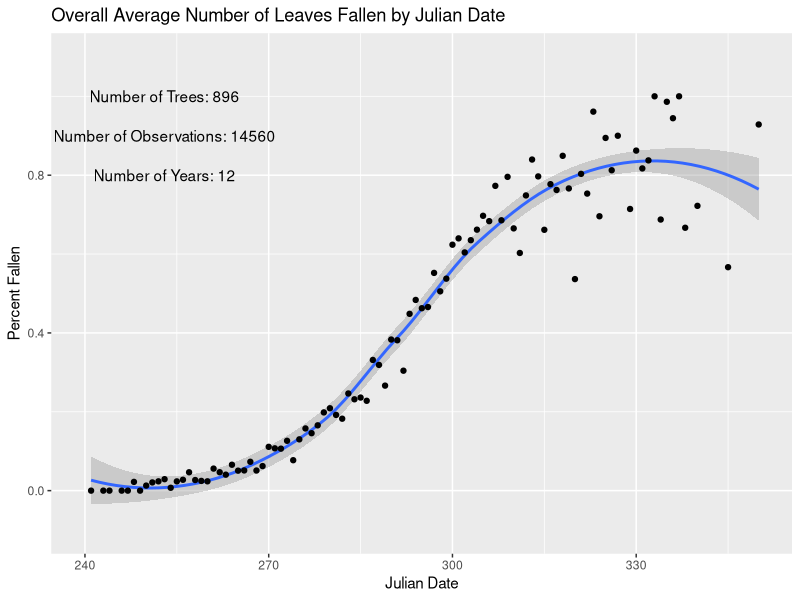
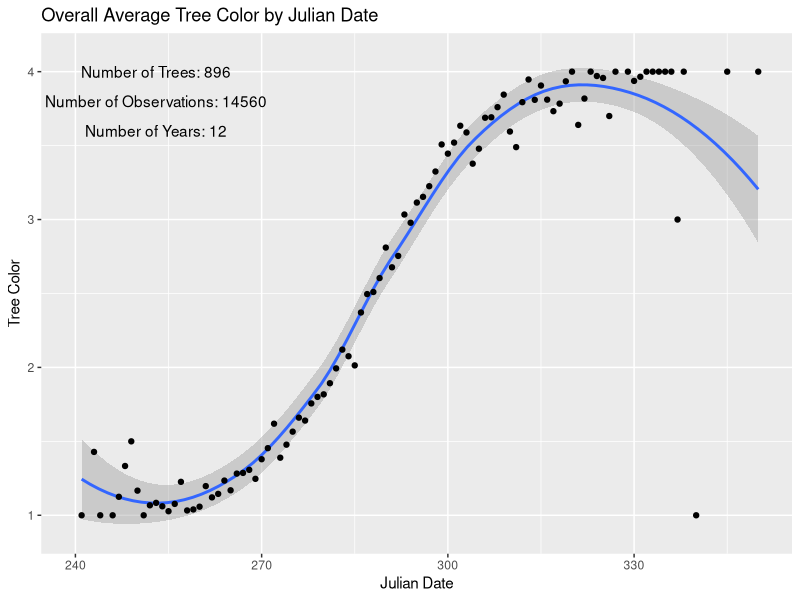
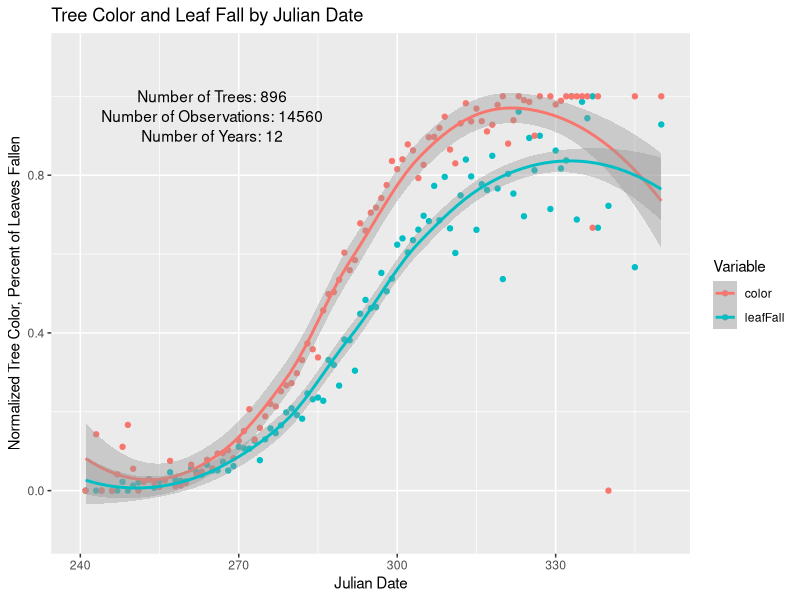
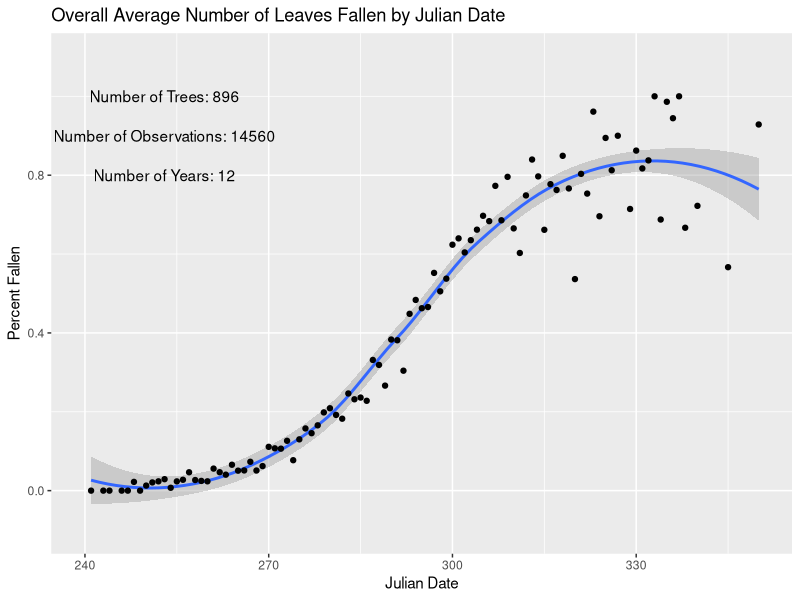
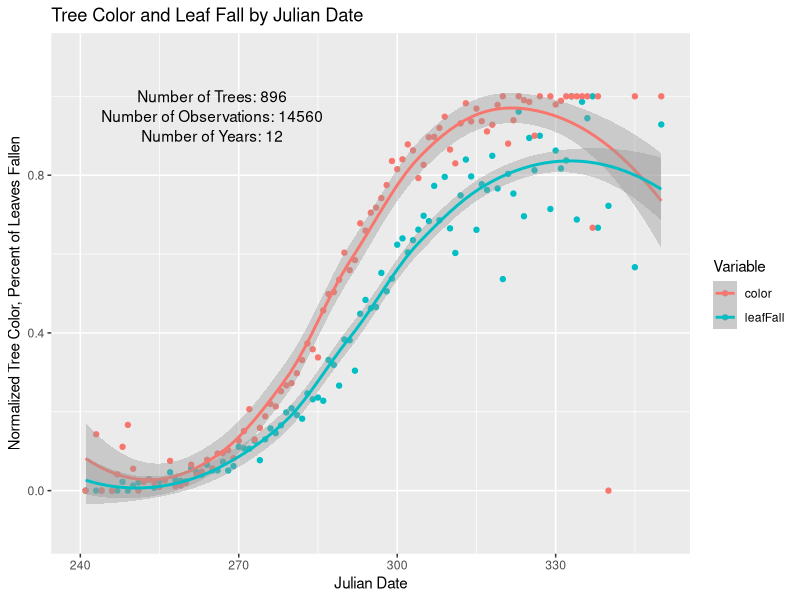

The R source for these figures, in order: (Note: this script raises an error after producing the figures.)
# HARVARD FOREST SCHOOLYARD ECOLOGY DATA ANALYSIS
# Data taken winter 2015-16 from http://harvardforest2.fas.harvard.edu/asp/hf/php/k12/k12_data.php
# Code by Nate Edelman

# Each data section (eg Fall Phenology Data) is self-contained. 
# Environmental variables should be cleared when switching from one section to the next to avoid 
#    mistakes due to re-used variable names

# Questions: are trees/pools/streams consistent across years within each teacher? school? 

#######################################################

#uncomment install lines if packages not yet installed
#install.packages("ggplot2")
#install.packages("reshape2")
library("ggplot2")
library("reshape2")

############################################
###### Fall Phenology Data ############
############################################

################### Formatting ########################

#read in the fall phenology data
fallPheno=read.csv("data/fall_phenology.csv")

#read in the species code info
speciesCodes=read.csv("data/species_codes.csv")

#give a unique identifier to each tree
fallPheno$schoolNum=as.numeric(as.factor(fallPheno$School.Code))
#In case schools accidentally gave the same ID to different trees of different species
fallPheno$speciesNum=as.numeric(as.factor(fallPheno$Species.Code))
fallPheno$uniqTreeID=(fallPheno$schoolNum*100 + fallPheno$Tree.ID+fallPheno$speciesNum)

#Get year as an identifier
fallPheno$Date=as.Date(fallPheno$Date)
fallPheno$Year=format(fallPheno$Date, "%Y")

#associate the tres with species
vec <- c()
for (i in seq(1,length(fallPheno$Species.Code))){
  tryCatch(vec[i] <- (which(speciesCodes$Species.Code==as.character(fallPheno$Species.Code[i]))), 
           error=function(e){vec[i] <- 89})
  }

#Assign Scientific names to each tree
SciNames = as.character(speciesCodes[vec,3])
splitNames=strsplit(SciNames, " ")
genusVec = c()
speciesVec=c()
for(i in seq(1,length(splitNames))){
  genusVec[i]=splitNames[i][[1]][1]
  speciesVec[i]=splitNames[i][[1]][2]
}
fallPheno$genus = genusVec
fallPheno$species = speciesVec
fallPheno$Tree.Color=as.numeric(as.character(fallPheno$Tree.Color))

#Get Fallen leaves as a percentage of total leaves
#First, correct the entries that were put in incorrectly. these were all done by TCS Donnelly, and they should all have a total of 12 leaves
for (i in seq(1, nrow(fallPheno))){
  if(is.na(fallPheno[i,]$Fallen.Leaves)){
    fallPheno[i,]$Fallen.Leaves = 0
  }
  if(is.na(fallPheno[i,]$Total.Leaves)){
    fallPheno[i,]$Total.Leaves = 0
  }
  if(fallPheno[i,]$Total.Leaves < fallPheno[i,]$Fallen.Leaves){
    fallPheno[i,]$Fallen.Leaves = fallPheno[i,]$Total.Leaves
    fallPheno[i,]$Total.Leaves = 12
  }
}

#some trees were recorded as never having lost leaves. These should be removed.
neverFellTeacher <- c()
neverFellTreeID <- c()
neverFellTree <- c()
neverFellYear <- c()
for (i in unique(fallPheno$uniqTreeID)){
  singleTree <- subset(fallPheno, uniqTreeID==i)
  for (j in unique(singleTree$Year)){
    singleYear <- subset(singleTree, Year==j)
    if (max(singleYear$Fallen.Leaves) == 0 & max(singleYear$Total.Leaves)>0 ){
      neverFellTree <- c(neverFellTree, i)
      neverFellYear <- c(neverFellYear, j)
      neverFellTeacher <- c(neverFellTeacher, as.character(unique(singleYear$Teacher)))
      neverFellTreeID <- c(neverFellTreeID, unique(singleYear$Tree.ID))
    }
  }
}

unWantedRows <- c()
for (i in seq(1,length(neverFellTree))){
  unWantedRows <- c(unWantedRows, which(fallPheno$uniqTreeID==neverFellTree[i] & fallPheno$Year == neverFellYear[i]))
}

# fallPheno <- fallPheno[-unWantedRows,]
fallPheno$pctFallen=fallPheno$Fallen.Leaves/fallPheno$Total.Leaves

############# GRAPHING ######################

####################General Graphing Functions and preparation#############################################

graphingFrame=data.frame(julDate=fallPheno$Julian, pctFallen=fallPheno$pctFallen, leafColor=fallPheno$Tree.Color, genus=fallPheno$genus, species=fallPheno$species, year=fallPheno$Year)
attach(graphingFrame)
sorted=graphingFrame[order(julDate),]
allDates=unique(sorted$julDate)

overallStatFrame=fallPheno[order(fallPheno$uniqTreeID),]
numTrees=length(unique(overallStatFrame$uniqTreeID))
numObs=length(overallStatFrame$uniqTreeID)
numYears=length(unique(overallStatFrame$Year))

overviewInfo <- function(data, column, allDates){
  allAverages=c()
  for (date in allDates){
    allVals=subset(data, julDate==date)[column][[1]]
    avg=mean(allVals, na.rm=TRUE)
    allAverages=c(allAverages,avg)
  }
  return(allAverages)
}

######################fallen leaves as percent of total leaves, by Julian date,##############################

#correctlyDone=subset(sorted, pctFallen <=1)

fallenAverages=overviewInfo(sorted,"pctFallen",allDates)
overallAvgFallen=data.frame(julDate=allDates, values=fallenAverages)

#Smoothed Line
graph1=ggplot() +
  stat_smooth(data=overallAvgFallen, aes(x=julDate, y=values)) +
  geom_point(data=overallAvgFallen, aes(x=julDate, y=values)) +
  scale_y_continuous(limits=c(-.1, 1.1)) +
  scale_x_continuous(limits=c(240, 350)) +
  annotate("text", x = 253, y = 1.0, label = paste0("Number of Trees: ", numTrees)) +
  annotate("text", x = 253, y = 0.9, label = paste0("Number of Observations: ",numObs))+
  annotate("text", x = 253, y = 0.8, label = paste0("Number of Years: ",numYears))+
  labs(title="Overall Average Number of Leaves Fallen by Julian Date", x ="Julian Date", y="Percent Fallen")
ggsave(graph1, filename = "leafFallOverall.png")
graph1

####################### Tree Color as percent of total leaves, by Julian Date ----

sorted$leafColor=as.numeric(as.character(sorted$leafColor))
colorAverages=overviewInfo(sorted,"leafColor",allDates)
overallAvgColor=data.frame(julDate=allDates, values=colorAverages)

graph2=ggplot() +
  stat_smooth(data=overallAvgColor, aes(x=julDate, y=values)) +
  geom_point(data=overallAvgColor, aes(x=julDate, y=values)) +
  scale_y_continuous(limits=c(0.9, 4.1)) +
  scale_x_continuous(limits=c(240, 350)) +
  annotate("text", x = 253, y = 4.0, label = paste0("Number of Trees: ", numTrees)) +
  annotate("text", x = 253, y = 3.8, label = paste0("Number of Observations: ",numObs))+
  annotate("text", x = 253, y = 3.6, label = paste0("Number of Years: ",numYears))+
  labs(title="Overall Average Tree Color by Julian Date", x ="Julian Date", y="Tree Color")
#ggsave(graph1, filename = "treeColorOverall.png")
graph2

######################## Tree Color and Leaf fall Combined ###################


combiDate=rep(allDates,2)

fallenAverages=overviewInfo(sorted,"pctFallen",allDates)
colorAverages=overviewInfo(sorted,"leafColor",allDates)
reScaledColors=(colorAverages-1)/3
combiValue=c(fallenAverages,reScaledColors)

combiVariable=c(rep("leafFall", length(allDates)), rep("color", length(allDates)))

combinedFrame=data.frame(combiDate,combiValue,combiVariable)
usable=subset(combinedFrame, combiValue<2)

graph1 <- ggplot() + 
  geom_point(data=usable, aes(x=combiDate, y=combiValue, colour=combiVariable)) + 
  stat_smooth(data=usable, formula=y~x, aes(x=combiDate, y=combiValue, colour=combiVariable)) + 
  scale_y_continuous(limits=c(-.1, 1.1)) +
  scale_x_continuous(limits=c(240, 350)) +
  annotate("text", x = 265, y = 1.0, label = paste0("Number of Trees: ", numTrees)) +
  annotate("text", x = 265, y = 0.95, label = paste0("Number of Observations: ",numObs)) +
  annotate("text", x = 265, y = 0.9, label = paste0("Number of Years: ",numYears)) +
  labs(title="Tree Color and Leaf Fall by Julian Date", x="Julian Date", y="Normalized Tree Color, Percent of Leaves Fallen", colour="Variable")
ggsave(graph1,filename="combinedOverall.png")
graph1

######################By Genus Graphing Functions and preparation#############################################

byGenera=graphingFrame[order(graphingFrame$genus),]
allGenera=unique(as.character(byGenera$genus))

#Get info on the amount of data we have on each genus
genusInfoFrame=data.frame(Genus=c("numTrees", "numObs", "numYears"))
for (i in 1:length(allGenera)){
  thisFrame=subset(fallPheno, fallPheno$genus==allGenera[i])
  uniques=unique(thisFrame$uniqTreeID)
  numTrees=length(uniques)
  numObs=nrow(thisFrame)
  numYears=length(unique(thisFrame$Year))
  genusInfoFrame[allGenera[i]] <- c(numTrees,numObs, numYears)
}

#set up data frame
byGenusFrame=data.frame(Date=allDates)
for (i in 1:length(allGenera)){
  byGenusFrame[i+1] <- rep(0,length(allDates))
}
colnames(byGenusFrame) <- c("Date", allGenera)


f <- function(index,genusList, dateList, column){
  allVals=subset(sorted, genus==genusList[index])
  thisGenus=c()
  for (date in dateList){
    thisDate=subset(allVals, julDate==date)[column][[1]]
    avg=mean(thisDate, na.rm=TRUE)
    thisGenus=c(thisGenus,avg)
  }
  return (thisGenus)
}

######################fallen leaves as percent of total leaves, by Julian date, by Genus######################

#correctlyDone=subset(sorted, pctFallen <=1)

for (i in 1:length(allGenera)){
  byGenusFrame[i+1] <- f(i,allGenera,allDates, "pctFallen")
}

#plot each species on its own graph

p <- function(x){
  nm=names(x)
  for (i in 2:length(nm)){
    plots <- ggplot(data=x, aes(x=Date)) + aes_string(y = nm[i]) + geom_point() + stat_smooth()+
      scale_y_continuous(limits=c(-.1, 1.1)) +
      scale_x_continuous(limits=c(240, 350)) +
      annotate("text", x = 253, y = 1.0, label = paste0("Number of Trees: ", genusInfoFrame[1,i])) +
      annotate("text", x = 253, y = 0.9, label = paste0("Number of Observations: ",genusInfoFrame[2,i])) +
      annotate("text", x = 253, y = 0.8, label = paste0("Number of Years: ",genusInfoFrame[3,i])) +
      labs(title=paste0("Average Number of Leaves Fallen by Julian Date, ", nm[i]), x="Julian Date", y="Percent Fallen")
    ggsave(plots,filename=paste("leafFall",nm[i],".png",sep=""))
  }
}
p(byGenusFrame)

#Plot all the species on one graph (big mess!)
#data_long <- melt(byGenusFrame, id="Date")

######################Tree color by Julian Date

graph1=ggplot() +
  stat_smooth(data=overallAvgColor, aes(x=julDate, y=values)) +
  geom_point(data=overallAvgColor, aes(x=julDate, y=values)) +
  scale_y_continuous(limits=c(0.9, 4.1)) +
  scale_x_continuous(limits=c(240, 350)) +
  annotate("text", x = 253, y = 4.0, label = paste0("Number of Trees: ", numTrees)) +
  annotate("text", x = 253, y = 3.7, label = paste0("Number of Observations: ",numObs))+
  labs(title="Overall Average Tree Color by Julian Date", x ="Julian Date", y="Percent Fallen")+
  stat_smooth(data=overallAvgFallen, aes(x=julDate, y=values*3+1, colour="red"))
graph1

###################### tree color as percent of total leaves, by Julian date, by Genus########################

for (i in 1:length(allGenera)){
  byGenusFrame[i+1] <- f(i,allGenera,allDates, "leafColor")
}

#plot each species on its own graph

p <- function(x){
  nm=names(x)
  for (i in 2:length(nm)){
    plots <- ggplot(data=x, aes(x=Date)) + aes_string(y = nm[i]) + geom_point() + stat_smooth()+
      scale_y_continuous(limits=c(0.9, 4.1)) +
      scale_x_continuous(limits=c(240, 350)) +
      annotate("text", x = 253, y = 4.0, label = paste0("Number of Trees: ", genusInfoFrame[1,i])) +
      annotate("text", x = 253, y = 3.8, label = paste0("Number of Observations: ",genusInfoFrame[2,i])) +
      annotate("text", x = 253, y = 3.6, label = paste0("Number of Years: ",genusInfoFrame[3,i])) +
      labs(title=paste0("Average Tree Color Score by Julian Date, ", nm[i]), x="Julian Date", y="Tree Color")
    ggsave(plots,filename=paste("treeColor",nm[i],".png",sep=""))
  }
}
p(byGenusFrame)

######################Tree Color and Leaf Fall Combined by Genus ###########################

#Set up tree color data frame
byGenusColor=data.frame(Date=allDates)
for (i in 1:length(allGenera)){
  byGenusColor[i+1] <- rep(0,length(allDates))
}
colnames(byGenusColor) <- c("Date", allGenera)

for (i in 1:length(allGenera)){
  byGenusColor[i+1] <- f(i,allGenera,allDates, "leafColor")
}

#Set up leaf fall data frame
byGenusLeafFall=data.frame(Date=allDates)
for (i in 1:length(allGenera)){
  byGenusLeafFall[i+1] <- rep(0,length(allDates))
}
colnames(byGenusLeafFall) <- c("Date", allGenera)

for (i in 1:length(allGenera)){
  byGenusLeafFall[i+1] <- f(i,allGenera,allDates, "pctFallen")
}

#Graph them together
p <- function(x,y){
  nm=names(x)
  for (i in 2:length(nm)){
    normalizedColor=(x[nm[i]][[1]]-1)/3
    leafFallData=y[nm[i]][[1]]
    thisFrame=data.frame(Date=rep(x$Date , 2), value=c(normalizedColor,leafFallData), variable=c(rep("Color",length(x$Date)),rep("leafFall",length(x$Date))))
    usable=subset(thisFrame, value<5)
    plots <- ggplot() + 
      geom_point(data=usable, aes(x=Date, y=value, colour=variable)) + 
      stat_smooth(data=usable, aes(x=Date, y=value, colour=variable)) + 
      scale_y_continuous(limits=c(-0.1, 1.1)) +
      scale_x_continuous(limits=c(240, 350)) +
      annotate("text", x = 253, y = 1.1, label = paste0("Number of Trees: ", genusInfoFrame[1,i])) +
      annotate("text", x = 253, y = 1.05, label = paste0("Number of Observations: ",genusInfoFrame[2,i])) +
      annotate("text", x = 253, y = 1.0, label = paste0("Number of Years: ",genusInfoFrame[3,i])) +
      labs(title=paste0("Average Tree Color and Leaf Fall by Julian Date, ", nm[i]), x="Julian Date", y="Normalized Tree Color Score, Percent of Leaves Fallen")
    ggsave(plots,filename=paste("combined",nm[i],".png",sep=""))
  }
}
p(byGenusColor, byGenusLeafFall)



############################################
###### Spring Phenology Data ############
############################################

################### Formatting ########################

#read in the spring phenology data
springPheno=read.csv("../spring_phenology.csv")

#read in the species code info
speciesCodes=read.csv("../species_codes.csv")

#give a unique identifier to each tree
springPheno$schoolNum=as.numeric(as.factor(springPheno$School.Code))
springPheno$uniqTreeID=(springPheno$schoolNum*100 + springPheno$Tree.ID)
springPheno$Date=as.Date(springPheno$Date)
springPheno$Year=format(springPheno$Date, "%Y")

#associate the trees with species
vec <- c()
for (i in seq(1,length(springPheno$Species.Code))){
  tryCatch(vec[i] <- (which(speciesCodes$Species.Code==as.character(springPheno$Species.Code[i]))), 
           error=function(e){vec[i] <- 89})
}

#Assign Scientific names to each tree
SciNames = as.character(speciesCodes[vec,3])
splitNames=strsplit(SciNames, " ")
genusVec = c()
speciesVec=c()
for(i in seq(1,length(splitNames))){
  genusVec[i]=splitNames[i][[1]][1]
  speciesVec[i]=splitNames[i][[1]][2]
}
springPheno$genus = genusVec
springPheno$species = speciesVec

#Get Open Buds as a percentage of total buds
springPheno$pctOpen=springPheno$Open.Buds/springPheno$Total.Buds

############# GRAPHING ######################

####################General Graphing Functions and preparation#############################################
graphingFrame=data.frame(julDate=springPheno$Julian, pctOpen=springPheno$pctOpen, leafLength=springPheno$Leaf.Length..cm., genus=springPheno$genus, species=springPheno$species, year=springPheno$Year)
attach(graphingFrame)
sorted=graphingFrame[order(julDate),]
allDates=unique(sorted$julDate)

overallStatFrame=springPheno[order(springPheno$uniqTreeID),]
numTrees=length(unique(overallStatFrame$uniqTreeID))
numObs=length(overallStatFrame$uniqTreeID)
numYears=length(unique(overallStatFrame$Year))

overviewInfo <- function(data, column, allDates){
  allAverages=c()
  for (date in allDates){
    allVals=subset(data, julDate==date)[column][[1]]
    avg=mean(allVals, na.rm=TRUE)
    allAverages=c(allAverages,avg)
  }
  return(allAverages)
}

###################### Open buds as percent of total buds, by Julian date,##############################

correctlyDone=subset(sorted, pctOpen <=1)

OpenAverages=overviewInfo(correctlyDone,"pctOpen",allDates)
overallAvgOpen=data.frame(julDate=allDates, values=OpenAverages)

#Smoothed Line
graph1=ggplot() +
  stat_smooth(data=overallAvgOpen, aes(x=julDate, y=values)) +
  geom_point(data=overallAvgOpen, aes(x=julDate, y=values)) +
  scale_y_continuous(limits=c(-.1, 1.1)) +
  scale_x_continuous(limits=c(75, 170)) +
  annotate("text", x = 90, y = 1.1, label = paste0("Number of Trees: ", numTrees)) +
  annotate("text", x = 90, y = 1.05, label = paste0("Number of Observations: ",numObs))+
  annotate("text", x = 90, y = 1, label = paste0("Number of Years: ",numYears))+
  labs(title="Overall Average Percent of Buds Open by Julian Date", x ="Julian Date", y="Percent Open")
ggsave(graph1, filename = "budOpenOverall.png")
graph1

###################### Leaf length by Julian Date ############################

leafAverages=overviewInfo(sorted,"leafLength",allDates)
overallAvgLength=data.frame(julDate=allDates, values=leafAverages)

graph2=ggplot() +
  stat_smooth(data=overallAvgLength, aes(x=julDate, y=values)) +
  geom_point(data=overallAvgLength, aes(x=julDate, y=values)) +
  #scale_y_continuous(limits=c(0.9, 4.1)) +
  scale_x_continuous(limits=c(75, 170)) +
  annotate("text", x = 90, y = 15, label = paste0("Number of Trees: ", numTrees)) +
  annotate("text", x = 90, y = 14, label = paste0("Number of Observations: ",numObs))+
  annotate("text", x = 90, y = 13, label = paste0("Number of Years: ",numYears))+
  labs(title="Overall Average Leaf Length by Julian Date", x ="Julian Date", y="Tree Color")
ggsave(graph2, filename = "leafLengthOverall.png")
graph2

######################## Open buds and leaf length Combined ###################


combiDate=rep(allDates,2)

openAverages=overviewInfo(sorted,"pctOpen",allDates)
lengthAverages=overviewInfo(sorted,"leafLength",allDates)
reScaledLengths=lengthAverages/max(lengthAverages, na.rm=TRUE)
combiValue=c(openAverages,reScaledLengths)

combiVariable=c(rep("budOpen", length(allDates)), rep("leafLength", length(allDates)))

combinedFrame=data.frame(combiDate,combiValue,combiVariable)
usable=subset(combinedFrame, combiValue<2)

graph1 <- ggplot() + 
  geom_point(data=usable, aes(x=combiDate, y=combiValue, colour=combiVariable)) + 
  stat_smooth(data=usable, aes(x=combiDate, y=combiValue, colour=combiVariable)) + 
  scale_y_continuous(limits=c(-.1, 1.1)) +
  scale_x_continuous(limits=c(75, 170)) +
  annotate("text", x = 90, y = 1.1, label = paste0("Number of Trees: ", numTrees)) +
  annotate("text", x = 90, y = 1.05, label = paste0("Number of Observations: ",numObs))+
  annotate("text", x = 90, y = 1, label = paste0("Number of Years: ",numYears))+
  labs(title="Bud Open and Leaf Length by Julian Date", x="Julian Date", y="Normalized Leaf Length, Percent of Buds Open", colour="Variable")
ggsave(graph1,filename="combinedSpringOverall.png")
graph1

######################By Genus Graphing Functions and preparation#############################################

byGenera=graphingFrame[order(graphingFrame$genus),]
allGenera=unique(as.character(byGenera$genus))

#Get info on the amount of data we have on each genus
genusInfoFrame=data.frame(Genus=c("numTrees", "numObs", "numYears"))
for (i in 1:length(allGenera)){
  thisFrame=subset(springPheno, springPheno$genus==allGenera[i])
  uniques=unique(thisFrame$uniqTreeID)
  numTrees=length(uniques)
  numObs=nrow(thisFrame)
  numYears=length(unique(thisFrame$Year))
  genusInfoFrame[allGenera[i]] <- c(numTrees,numObs, numYears)
}

#set up data frame
byGenusFrame=data.frame(Date=allDates)
for (i in 1:length(allGenera)){
  byGenusFrame[i+1] <- rep(0,length(allDates))
}
colnames(byGenusFrame) <- c("Date", allGenera)


f <- function(index,genusList, dateList, column){
  allVals=subset(sorted, genus==genusList[index])
  thisGenus=c()
  for (date in dateList){
    thisDate=subset(allVals, julDate==date)[column][[1]]
    avg=mean(thisDate, na.rm=TRUE)
    thisGenus=c(thisGenus,avg)
  }
  return (thisGenus)
}

###################### Open buds as percent of total buds, by Julian date, by Genus##############################

correctlyDone=subset(sorted, pctOpen<=1)

for (i in 1:length(allGenera)){
  byGenusFrame[i+1] <- f(i,allGenera,allDates, "pctOpen")
}

#plot each species on its own graph

p <- function(x){
  nm=names(x)
  for (i in 2:length(nm)){
    plots <- ggplot(data=x, aes(x=Date)) + aes_string(y = nm[i]) + geom_point() + stat_smooth()+
      scale_y_continuous(limits=c(-.1, 1.1)) +
      scale_x_continuous(limits=c(75, 170)) +
      annotate("text", x = 85, y = 1.1, label = paste0("Number of Trees: ", genusInfoFrame[1,i])) +
      annotate("text", x = 85, y = 1.05, label = paste0("Number of Observations: ",genusInfoFrame[2,i])) +
      annotate("text", x = 85, y = 1.0, label = paste0("Number of Years: ",genusInfoFrame[3,i])) +
      labs(title=paste0("Average Number of Buds Open by Julian Date, ", nm[i]), x="Julian Date", y="Percent Fallen")
    ggsave(plots,filename=paste("budOpen",nm[i],".png",sep=""))
  }
}
p(byGenusFrame)

###################### Leaf Length by Julian date, by Genus ##############################


#Absolute Length in mm

for (i in 1:length(allGenera)){
  byGenusFrame[i+1] <- f(i,allGenera,allDates, "leafLength")
}

#plot each species on its own graph

p <- function(x){
  nm=names(x)
  for (i in 2:length(nm)){
    maxVal=max(x[nm[i]][[1]], na.rm=TRUE)
    plots <- ggplot(data=x, aes(x=Date)) + aes_string(y = nm[i]) + geom_point() + stat_smooth()+
      scale_y_continuous(limits=c(-.1, maxVal)) +
      scale_x_continuous(limits=c(75, 170)) +
      annotate("text", x = 85, y = maxVal, label = paste0("Number of Trees: ", genusInfoFrame[1,i])) +
      annotate("text", x = 85, y = maxVal-0.75, label = paste0("Number of Observations: ",genusInfoFrame[2,i])) +
      annotate("text", x = 85, y = maxVal-1.5, label = paste0("Number of Years: ",genusInfoFrame[3,i])) +
      labs(title=paste0("Average Leaf Length by Julian Date, ", nm[i]), x="Julian Date", y="Leaf Length (mm)")
    ggsave(plots,filename=paste("leafLength",nm[i],".png",sep=""))
  }
}
p(byGenusFrame)


#Normalized Length

for (i in 1:length(allGenera)){
  byGenusFrame[i+1] <- f(i,allGenera,allDates, "leafLength")
  byGenusFrame[i+1] <- byGenusFrame[i+1]/max(byGenusFrame[i+1],na.rm=TRUE)
}
p <- function(x){
  nm=names(x)
  for (i in 2:length(nm)){
    plots <- ggplot(data=x, aes(x=Date)) + aes_string(y = nm[i]) + geom_point() + stat_smooth()+
      scale_y_continuous(limits=c(-.1, 1.1)) +
      scale_x_continuous(limits=c(75, 170)) +
      annotate("text", x = 85, y = 1.1, label = paste0("Number of Trees: ", genusInfoFrame[1,i])) +
      annotate("text", x = 85, y = 1.05, label = paste0("Number of Observations: ",genusInfoFrame[2,i])) +
      annotate("text", x = 85, y = 1.0, label = paste0("Number of Years: ",genusInfoFrame[3,i])) +
      labs(title=paste0("Average Leaf Length by Julian Date, ", nm[i]), x="Julian Date", y="Leaf Length (normalized)")
    ggsave(plots,filename=paste("leafLengthNormalized",nm[i],".png",sep=""))
  }
}
p(byGenusFrame)

###################### Open buds and leaf length combined, by Genus ###########################

#Set up tree color data frame
byGenusBuds=data.frame(Date=allDates)
for (i in 1:length(allGenera)){
  byGenusBuds[i+1] <- rep(0,length(allDates))
}
colnames(byGenusBuds) <- c("Date", allGenera)

for (i in 1:length(allGenera)){
  byGenusBuds[i+1] <- f(i,allGenera,allDates, "pctOpen")
}

#Set up leaf length data frame
byGenusLeafLength=data.frame(Date=allDates)
for (i in 1:length(allGenera)){
  byGenusLeafLength[i+1] <- rep(0,length(allDates))
}
colnames(byGenusLeafLength) <- c("Date", allGenera)

for (i in 1:length(allGenera)){
  byGenusLeafLength[i+1] <- f(i,allGenera,allDates, "leafLength")
  byGenusLeafLength[i+1] <- byGenusLeafLength[i+1]/max(byGenusLeafLength[i+1],na.rm=TRUE)
}
#Graph them together
p <- function(x,y){
  nm=names(x)
  for (i in 2:length(nm)){
    normalizedLength=x[nm[i]][[1]]
    budOpenData=y[nm[i]][[1]]
    thisFrame=data.frame(Date=rep(x$Date , 2), value=c(normalizedLength,budOpenData), variable=c(rep("Leaf Length",length(x$Date)),rep("Buds Open",length(x$Date))))
    usable=subset(thisFrame, value<5)
    plots <- ggplot() + 
      geom_point(data=usable, aes(x=Date, y=value, colour=variable)) + 
      stat_smooth(data=usable, aes(x=Date, y=value, colour=variable)) + 
      scale_y_continuous(limits=c(-0.1, 1.1)) +
      scale_x_continuous(limits=c(75, 170)) +
      annotate("text", x = 85, y = 1.1, label = paste0("Number of Trees: ", genusInfoFrame[1,i])) +
      annotate("text", x = 85, y = 1.05, label = paste0("Number of Observations: ",genusInfoFrame[2,i])) +
      annotate("text", x = 85, y = 1.0, label = paste0("Number of Years: ",genusInfoFrame[3,i])) +
      labs(title=paste0("Average Leaf Length and Open Buds by Julian Date, ", nm[i]), x="Julian Date", y="Normalized Leaf Length, Percent of Buds Open")
    ggsave(plots,filename=paste("combinedSpring",nm[i],".png",sep=""))
  }
}
p(byGenusLeafLength, byGenusBuds)



############################################
###### Hemlock Wooly Adelgid Data ##########
############################################

##############FORMATTING###################

#read in the wooly adelgid data
hemWA=read.csv("../hemlock_wooly_adelgid.csv")


#give a unique identifier to each tree
hemWA$schoolNum=as.numeric(as.factor(hemWA$School.Code))
hemWA$uniqTreeID=(hemWA$schoolNum*100 + hemWA$Tree.ID)
hemWA$Date=as.Date(hemWA$Date)
hemWA$Year=format(hemWA$Date, "%Y")

####################General Graphing Functions and preparation#############################################
graphingFrame=data.frame(date=hemWA$Date, health=hemWA$Health,wool=hemWA$Wool, eggs=hemWA$Eggs, growth=hemWA$Growth..cm., tree=hemWA$uniqTreeID, year=hemWA$Year)
attach(graphingFrame)
sorted=graphingFrame[order(date),]
allDates=unique(sorted$date)
allYears=as.character(unique(sorted$year))

numTrees=length(unique(sorted$tree))
numObs=length(sorted$tree)
numYears=length(unique(sorted$year))

overviewInfo <- function(data, timeColumn, dataColumn, allDates){
  allAverages=c()
  for (time in allDates){
    allVals=subset(data, data[timeColumn][[1]]==time)[dataColumn][[1]]
    avg=mean(allVals, na.rm=TRUE)
    allAverages=c(allAverages,avg)
  }
  return(allAverages)
}



############################################


############################################
###### Vernal Pool Data ####################
############################################

################### Formatting ########################

#read in the vernal pool data
vernalPool=read.csv("../vernal_pools.csv")


#Get year as an identifier
vernalPool$Date=as.Date(vernalPool$Date)
vernalPool$Year=format(vernalPool$Date, "%Y")

#give a unique identifier to each pool
vernalPool$teacherNum=as.numeric(as.factor(vernalPool$Teacher))
vernalPool$uniqPoolID=(vernalPool$teacherNum*100 + vernalPool$Pool)



#get max values of depth air temp, and water temp

maxVals <- function(data, variable, group){
  maxes=c()
  for (i in 1:nrow(data)){
  maxes=c(maxes,max(subset(data, data[group][[1]] == data[i,][group][[1]])[variable][[1]], na.rm=TRUE))
  }
  return(maxes)
}

vernalPool$maxDepth=maxVals(vernalPool, "Depth..cm.", "uniqPoolID")
vernalPool$maxAirTemp=maxVals(vernalPool, "Air.Temp..c.", "uniqPoolID")
vernalPool$maxWaterTemp=maxVals(vernalPool, "Water.Temp..c.", "uniqPoolID")

#get percentages of all variables
vernalPool$pctDiam=vernalPool$Diameter..m./vernalPool$Max.Diameter..m.
vernalPool$pctDepth=vernalPool$Depth..cm./vernalPool$maxDepth
vernalPool$pctAirTemp=vernalPool$Air.Temp..c./vernalPool$maxAirTemp
vernalPool$pctWaterTemp=vernalPool$Water.Temp..c./vernalPool$maxWaterTemp

####################General Graphing Functions and preparation#############################################
graphingFrame=data.frame(date=vernalPool$Date, pool=vernalPool$uniqPoolID,diameter=vernalPool$pctDiam, 
                         depth=vernalPool$pctDepth, airTemp=vernalPool$pctAirTemp, 
                         waterTemp=vernalPool$pctWaterTemp, julian=vernalPool$Julian, year=vernalPool$Year)
attach(graphingFrame)
sorted=graphingFrame[order(julian),]
allDates=unique(sorted$julian)
allYears=as.character(unique(sorted$year))

numPools=length(unique(sorted$pool))
numObs=length(sorted$pool)
numYears=length(unique(sorted$year))

equinoxDates=data.frame(julian=c(79,266), type=c("Spring Equinox","Fall Equinox"))
equinoxDates$type <- factor(equinoxDates$type, levels=c("Spring Equinox","Fall Equinox"))

# equinoxDates=data.frame(julian=c(79,171,266), type=c("Spring Equinox","Summer Solstice","Fall Equinox"))
# equinoxDates$type <- factor(equinoxDates$type, levels=c("Spring Equinox", "Summer Solstice","Fall Equinox"))

overviewInfo <- function(data, timeColumn, dataColumn, allDates){
  allAverages=c()
  for (time in allDates){
    allVals=subset(data, data[timeColumn][[1]]==time)[dataColumn][[1]]
    avg=mean(allVals, na.rm=TRUE)
    allAverages=c(allAverages,avg)
  }
  return(allAverages)
}

###################### Pool Diameter by Julian Date ############################

diameterAverages=overviewInfo(graphingFrame,"julian", "diameter",allDates)
overallAvgDiam=data.frame(julDate=allDates, values=diameterAverages)

#Smoothed Line
graph1=ggplot() +
  stat_smooth(data=overallAvgDiam, aes(x=julDate, y=values)) +
  geom_point(data=overallAvgDiam, aes(x=julDate, y=values), color="grey40", alpha=.95) +
  guides(alpha=FALSE)+
  scale_y_continuous(limits=c(0, 1.15)) +
  scale_x_continuous(limits=c(0, 360)) +
  geom_vline(data=equinoxDates, aes(xintercept=julian, color=type), size=3, alpha=.6) +
  scale_color_manual(values=c("green", "red")) +
  annotate("text", x = 180, y = 1.15, label = paste0("Number of Pools: ", numPools)) +
  annotate("text", x = 180, y = 1.1, label = paste0("Number of Observations: ",numObs))+
  annotate("text", x = 180, y = 1.05, label = paste0("Number of Years: ",numYears))+
  labs(title="Overall Average Pool Diameter by Julian Date", x ="Julian Date", y="Diameter/Max Diameter", color="")
#ggsave(graph1, filename = "diameterOverall.png")
graph1

###################### Pool Diameter by Real Date ############################

diameterYearlyAverages=overviewInfo(graphingFrame, "date", "diameter", unique(graphingFrame$date))
overallYearlyAvgDiam=data.frame(date=unique(graphingFrame$date), values=diameterYearlyAverages)

#Smoothed Line
graph1=ggplot() +
  stat_smooth(data=overallYearlyAvgDiam, aes(x=date, y=values), span=.1) +
  geom_point(data=overallYearlyAvgDiam, aes(x=date, y=values), color="grey40", alpha=.95) +
  guides(alpha=FALSE)+
  scale_y_continuous(limits=c(0, 1.15)) +
  #scale_x_continuous(limits=c(0, 360)) +
  # geom_vline(data=equinoxDates, aes(xintercept=julian, color=type), size=3, alpha=.6) +
  # scale_color_manual(values=c("green", "red")) +
  annotate("text", x = as.Date("2006-01-01"), y = 1.15, label = paste0("Number of Pools: ", numPools)) +
  annotate("text", x = as.Date("2006-01-01"), y = 1.1, label = paste0("Number of Observations: ",numObs))+
  annotate("text", x = as.Date("2006-01-01"), y = 1.05, label = paste0("Number of Years: ",numYears))+
  labs(title="Overall Average Pool Diameter by Julian Date", x ="Julian Date", y="Diameter/Max Diameter", color="")
#ggsave(graph1, filename = "diameterOverall.png")
graph1

###################### Percent Pool Depth by Julian Date ############################

depthAverages=overviewInfo(graphingFrame,"julian", "depth",allDates)
overallAvgDepth=data.frame(julDate=allDates, values=depthAverages)

#Smoothed Line
graph1=ggplot() +
  stat_smooth(data=overallAvgDepth, aes(x=julDate, y=values)) +
  geom_point(data=overallAvgDepth, aes(x=julDate, y=values), color="grey40", alpha=.95) +
  guides(alpha=FALSE)+
  scale_y_continuous(limits=c(0, 1.15)) +
  scale_x_continuous(limits=c(0, 360)) +
  geom_vline(data=equinoxDates, aes(xintercept=julian, color=type), size=3, alpha=.6) +
  scale_color_manual(values=c("green", "red")) +
  annotate("text", x = 180, y = 1.15, label = paste0("Number of Pools: ", numPools)) +
  annotate("text", x = 180, y = 1.1, label = paste0("Number of Observations: ",numObs))+
  annotate("text", x = 180, y = 1.05, label = paste0("Number of Years: ",numYears))+
  labs(title="Overall Average Pool Depth by Julian Date", x ="Julian Date", y="Depth (cm)")
#ggsave(graph1, filename = "depthOverall.png")
graph1

###################### Percent Air Temp by Julian Date ############################

airAverages=overviewInfo(graphingFrame,"julian", "airTemp",allDates)
overallAvgAir=data.frame(julDate=allDates, values=airAverages)

#Smoothed Line
graph1=ggplot() +
  stat_smooth(data=overallAvgAir, aes(x=julDate, y=values)) +
  geom_point(data=overallAvgAir, aes(x=julDate, y=values), color="grey40", alpha=.95) +
  guides(alpha=FALSE)+
  scale_y_continuous(limits=c(0, 1.15)) +
  scale_x_continuous(limits=c(0, 360)) +
  geom_vline(data=equinoxDates, aes(xintercept=julian, color=type), size=3, alpha=.6) +
  scale_color_manual(values=c("green", "red")) +
  annotate("text", x = 180, y = 1.15, label = paste0("Number of Pools: ", numPools)) +
  annotate("text", x = 180, y = 1.1, label = paste0("Number of Observations: ",numObs))+
  annotate("text", x = 180, y = 1.05, label = paste0("Number of Years: ",numYears))+
  labs(title="Overall Average Air Temperature by Julian Date", x ="Julian Date", y="Air Temp/Max Air Temp")
#ggsave(graph1, filename = "airTempOverall.png")
graph1

###################### Percent Air Temp by Real Date ###################
airTempYearlyAverages=overviewInfo(graphingFrame, "date", "airTemp", unique(graphingFrame$date))
overallYearlyAvgAirTemp=data.frame(date=unique(graphingFrame$date), values=airTempYearlyAverages)

#Smoothed Line
graph1=ggplot() +
  stat_smooth(data=overallYearlyAvgDiam, aes(x=date, y=values), span=.1) +
  geom_point(data=overallYearlyAvgAirTemp, aes(x=date, y=values), color="grey40", alpha=.95) +
  guides(alpha=FALSE)+
  scale_y_continuous(limits=c(0, 1.15)) +
  #scale_x_continuous(limits=c(0, 360)) +
  # geom_vline(data=equinoxDates, aes(xintercept=julian, color=type), size=3, alpha=.6) +
  # scale_color_manual(values=c("green", "red")) +
  annotate("text", x = as.Date("2006-01-01"), y = 1.15, label = paste0("Number of Pools: ", numPools)) +
  annotate("text", x = as.Date("2006-01-01"), y = 1.1, label = paste0("Number of Observations: ",numObs))+
  annotate("text", x = as.Date("2006-01-01"), y = 1.05, label = paste0("Number of Years: ",numYears))+
  labs(title="Overall Average Pool Diameter by Julian Date", x ="Julian Date", y="Diameter/Max Diameter", color="")
#ggsave(graph1, filename = "diameterOverall.png")
graph1

###################### Percent Water Temp by Julian Date ############################

waterAverages=overviewInfo(graphingFrame,"julian", "waterTemp",allDates)
overallAvgWater=data.frame(julDate=allDates, values=waterAverages)

#Smoothed Line
graph1=ggplot() +
  stat_smooth(data=overallAvgWater, aes(x=julDate, y=values)) +
  geom_point(data=overallAvgWater, aes(x=julDate, y=values), color="grey40", alpha=.95) +
  guides(alpha=FALSE)+
  scale_y_continuous(limits=c(0, 1.15)) +
  scale_x_continuous(limits=c(0, 360)) +
  geom_vline(data=equinoxDates, aes(xintercept=julian, color=type), size=3, alpha=.6) +
  scale_color_manual(values=c("green", "red")) +
  annotate("text", x = 180, y = 1.15, label = paste0("Number of Pools: ", numPools)) +
  annotate("text", x = 180, y = 1.1, label = paste0("Number of Observations: ",numObs))+
  annotate("text", x = 180, y = 1.05, label = paste0("Number of Years: ",numYears))+
  labs(title="Overall Average Water Temperature by Julian Date", x ="Julian Date", y="Water Temp/Max Water Temp",
       color="")
#ggsave(graph1, filename = "waterTempOverall.png")
graph1

###################### All Smooth Lines ############################

allLines=data.frame(julDate=rep(overallAvgAir$julDate, 4), 
                    values=c(overallAvgAir$values, overallAvgWater$values, overallAvgDepth$values, overallAvgDiam$values),
                    measure=c(rep("Air Temp", nrow(overallAvgAir)), rep("Water Temp", nrow(overallAvgWater)),
                              rep("Pool Depth", nrow(overallAvgDepth)), rep("Pool Diameter", nrow(overallAvgDiam))))

graph1=ggplot() +
  stat_smooth(data=allLines, aes(x=julDate, y=values, color=measure, fill=measure), size=2) +
  scale_y_continuous(limits=c(0, 1.15)) +
  scale_x_continuous(limits=c(0, 360)) +
  geom_vline(data=equinoxDates, aes(xintercept=julian, alpha=type), size=3) +
  scale_color_manual(values=c( "skyblue","orange", "deeppink","seagreen"), 
                     breaks=c("Air Temp", "Water Temp", "Pool Depth", "Pool Diameter")) +
  scale_alpha_manual(values=c(.4,.6))+
  scale_fill_manual(values=c("skyblue","orange", "deeppink","seagreen"),
                    breaks=c("Air Temp", "Water Temp", "Pool Depth", "Pool Diameter")) +
  annotate("text", x = 180, y = 1.15, label = paste0("Number of Pools: ", numPools)) +
  annotate("text", x = 180, y = 1.1, label = paste0("Number of Observations: ",numObs))+
  annotate("text", x = 180, y = 1.05, label = paste0("Number of Years: ",numYears))+
  labs(title="All Vernal Pool Measurements", x ="Julian Date", y="Percent of Max Value",
       alpha='')
ggsave(filename="vernalPool.png", plot=graph1)
graph1
  

###################### Percent Pool Diameter by Air Temp #############

tempFrame=data.frame(airTemp=round(graphingFrame$airTemp, 2), diameter=graphingFrame$diameter)
allTemps=unique(tempFrame$airTemp)

diamByTemp=overviewInfo(tempFrame, "airTemp", "diameter", allTemps)
diamByTempFrame=data.frame(temp=allTemps, values=diamByTemp)

graph1=ggplot() +
  stat_smooth(data=diamByTempFrame, aes(x=temp, y=values)) +
  geom_point(data=diamByTempFrame, aes(x=temp, y=values), color="grey40", alpha=.95) +
  guides(alpha=FALSE)+
  scale_y_continuous(limits=c(0, 1.15)) +
  scale_x_continuous(limits=c(0, 1)) +
  annotate("text", x = .5, y = 1.15, label = paste0("Number of Pools: ", numPools)) +
  annotate("text", x = .5, y = 1.1, label = paste0("Number of Observations: ",numObs))+
  annotate("text", x = .5, y = 1.05, label = paste0("Number of Years: ",numYears))+
  labs(title="Overall Average Pool Diameter by Temperature", x ="Temp (pct of max)", y="Pool Diameter/Max Pool Diameter",
       color="")
#ggsave(graph1, filename = "diameterByTemp.png")
graph1



############################################
###### Streams Data ####################
############################################

################# Formatting ################

#read in the vernal pool data
streams=read.csv("../streams.csv")


#Get year as an identifier
streams$Date=as.Date(streams$Date)
streams$Year=format(streams$Date, "%Y")

#give a unique identifier to each location
streams$teacherNum=as.numeric(as.factor(streams$Teacher))
streams$uniqLocationID=(streams$teacherNum*100 + streams$Location)



#get max values of depth, air temp, and water temp

maxVals <- function(data, variable, group){
  maxes=c()
  for (i in 1:nrow(data)){
    maxes=c(maxes,max(subset(data, data[group][[1]] == data[i,][group][[1]])[variable][[1]], na.rm=TRUE))
  }
  return(maxes)
}

streams$maxDepth=maxVals(streams, "Depth..cm.", "uniqLocationID")
streams$maxAirTemp=maxVals(streams, "Air.Temp..c.", "uniqLocationID")
streams$maxWaterTemp=maxVals(streams, "Water.Temp..c.", "uniqLocationID")

#get percentages of all variables
streams$pctDepth=streams$Depth..cm./streams$maxDepth
streams$pctAirTemp=streams$Air.Temp..c./streams$maxAirTemp
streams$pctWaterTemp=streams$Water.Temp..c./streams$maxWaterTemp

####################General Graphing Functions and preparation ######################

graphingFrame=data.frame(date=streams$Date, location=streams$uniqLocationID, 
                         depth=streams$pctDepth, airTemp=streams$pctAirTemp, waterTemp=streams$pctWaterTemp, 
                         flow=streams$Flow.Rate, julian=streams$Julian, year=streams$Year)

attach(graphingFrame)
sorted=graphingFrame[order(julian),]
allDates=unique(sorted$julian)
allYears=as.character(unique(sorted$year))

numLocs=length(unique(sorted$location))
numObs=length(sorted$location)
numYears=length(unique(sorted$year))

equinoxDates=data.frame(julian=c(79,266), type=c("Spring Equinox","Fall Equinox"))
equinoxDates$type <- factor(equinoxDates$type, levels=c("Spring Equinox","Fall Equinox"))

# equinoxDates=data.frame(julian=c(79,171,266), type=c("Spring Equinox","Summer Solstice","Fall Equinox"))
# equinoxDates$type <- factor(equinoxDates$type, levels=c("Spring Equinox", "Summer Solstice","Fall Equinox"))

overviewInfo <- function(data, timeColumn, dataColumn, allDates){
  allAverages=c()
  for (time in allDates){
    allVals=subset(data, data[timeColumn][[1]]==time)[dataColumn][[1]]
    avg=mean(allVals, na.rm=TRUE)
    allAverages=c(allAverages,avg)
  }
  return(allAverages)
}

###################### Percent Pool Depth by Julian Date ############################

depthAverages=overviewInfo(graphingFrame,"julian", "depth",allDates)
overallAvgDepth=data.frame(julDate=allDates, values=depthAverages)

#Smoothed Line
graph1=ggplot() +
  stat_smooth(data=overallAvgDepth, aes(x=julDate, y=values)) +
  geom_point(data=overallAvgDepth, aes(x=julDate, y=values), color="grey40", alpha=.95) +
  guides(alpha=FALSE)+
  scale_y_continuous(limits=c(0, 1.15)) +
  scale_x_continuous(limits=c(0, 360)) +
  annotate("text", x = 180, y = 1.15, label = paste0("Number of Locations: ", numLocs)) +
  annotate("text", x = 180, y = 1.1, label = paste0("Number of Observations: ",numObs))+
  annotate("text", x = 180, y = 1.05, label = paste0("Number of Years: ",numYears))+
  labs(title="Overall Average Stream Depth by Julian Date", x ="Julian Date", y="Depth (percent of max)")
#ggsave(graph1, filename = "streamDepthOverall.png")
graph1

###################### Percent Pool Depth by Julian Date ############################

flowAverages=overviewInfo(graphingFrame,"julian", "flow",allDates)
overallAvgFlow=data.frame(julDate=allDates, values=flowAverages)

#Smoothed Line
graph1=ggplot() +
  stat_smooth(data=overallAvgFlow, aes(x=julDate, y=values)) +
  geom_point(data=overallAvgFlow, aes(x=julDate, y=values), color="grey40", alpha=.95) +
  guides(alpha=FALSE)+
  scale_y_continuous(limits=c(0, 5)) +
  scale_x_continuous(limits=c(0, 360)) +
  annotate("text", x = 180, y = 5, label = paste0("Number of Locations: ", numLocs)) +
  annotate("text", x = 180, y = 4.9, label = paste0("Number of Observations: ",numObs))+
  annotate("text", x = 180, y = 4.8, label = paste0("Number of Years: ",numYears))+
  labs(title="Overall Average Stream Depth by Julian Date", x ="Julian Date", y="Depth (percent of max)")
#ggsave(graph1, filename = "streamDepthOverall.png")
graph1

############################################
###### Changing Forests Data ####################
############################################

################# Formatting ################

#read in the vernal pool data
forests=read.csv("../changing_forests.csv")

#read in the species code info
speciesCodes=read.csv("../species_codes.csv")


#Get year as an identifier
forests$Date=as.Date(forests$Date)
forests$Year=format(forests$Date, "%Y")

#give a unique identifier to each location and tree
forests$teacherNum=as.numeric(as.factor(forests$Teacher))
forests$uniqPlotID=(forests$teacherNum*100 + forests$Plot)
forests$uniqTreeID=(forests$uniqPlotID*10)+forests$Tree.ID


vec <- c()
for (i in seq(1,length(forests$Species.Code))){
  tryCatch(vec[i] <- (which(speciesCodes$Species.Code==as.character(forests$Species.Code[i]))), 
           error=function(e){vec[i] <- 89})
}

#Assign Scientific names to each tree
SciNames = as.character(speciesCodes[vec,3])
splitNames=strsplit(SciNames, " ")
genusVec = c()
speciesVec=c()
for(i in seq(1,length(splitNames))){
  genusVec[i]=splitNames[i][[1]][1]
  speciesVec[i]=splitNames[i][[1]][2]
}
forests$genus = genusVec
forests$species = speciesVec



#get max values of depth, air temp, and water temp

maxVals <- function(data, variable, group){
  maxes=c()
  for (i in 1:nrow(data)){
    maxes=c(maxes,max(subset(data, data[group][[1]] == data[i,][group][[1]])[variable][[1]], na.rm=TRUE))
  }
  return(maxes)
}

streams$maxDepth=maxVals(streams, "Depth..cm.", "uniqLocationID")
streams$maxAirTemp=maxVals(streams, "Air.Temp..c.", "uniqLocationID")
streams$maxWaterTemp=maxVals(streams, "Water.Temp..c.", "uniqLocationID")

#get percentages of all variables
streams$pctDepth=streams$Depth..cm./streams$maxDepth
streams$pctAirTemp=streams$Air.Temp..c./streams$maxAirTemp
streams$pctWaterTemp=streams$Water.Temp..c./streams$maxWaterTemp
